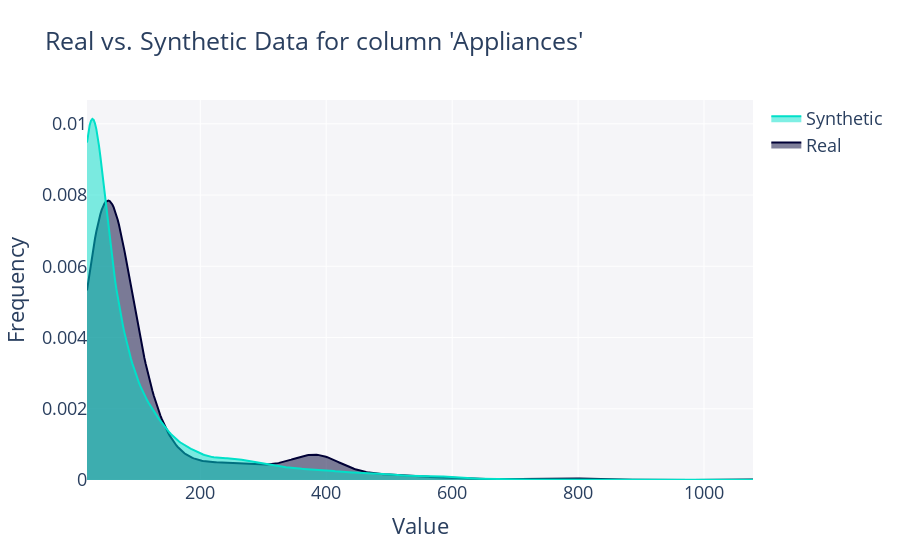

Notebook cell for this chart:
### Code cell
# Plot for the CTGAN model
fig_CTGAN_SDV = get_column_plot(
    real_data=df,
    synthetic_data=synthetic_data_CTGAN_SDV,
    metadata=metadata,
    column_name="Appliances"
)
    
fig_CTGAN_SDV.show()

### Figure 1 — Plotly figure (JSON) as saved in the notebook; plotly's stock layout.template omitted (floating-point values rounded to 4 significant figures; data arrays with more than 128 entries replaced by an {"elided": "..."} marker saying what was removed)
{"data": [{"fill": "tozeroy", "hovertemplate": "<b>Real</b><br>Frequency: %{y}<extra></extra>", "legendgroup": "Real", "marker": {"color": "#000036"}, "mode": "lines", "name": "Real", "showlegend": true, "type": "scatter", "x": {"elided": "500 float values"}, "xaxis": "x", "y": {"elided": "500 float values"}, "yaxis": "y"}, {"fill": "tozeroy", "hovertemplate": "<b>Synthetic</b><br>Frequency: %{y}<extra></extra>", "legendgroup": "Synthetic", "marker": {"color": "#01E0C9"}, "mode": "lines", "name": "Synthetic", "showlegend": true, "type": "scatter", "x": {"elided": "500 float values"}, "xaxis": "x", "y": {"elided": "500 float values"}, "yaxis": "y"}], "layout": {"barmode": "overlay", "font": {"size": 18}, "hovermode": "closest", "legend": {"traceorder": "reversed"}, "plot_bgcolor": "#F5F5F8", "title": {"text": "Real vs. Synthetic Data for column 'Appliances'"}, "xaxis": {"anchor": "y2", "domain": [0, 1], "title": {"text": "Value"}, "zeroline": false}, "yaxis": {"anchor": "free", "domain": [0, 1], "position": 0, "title": {"text": "Frequency"}}}}
